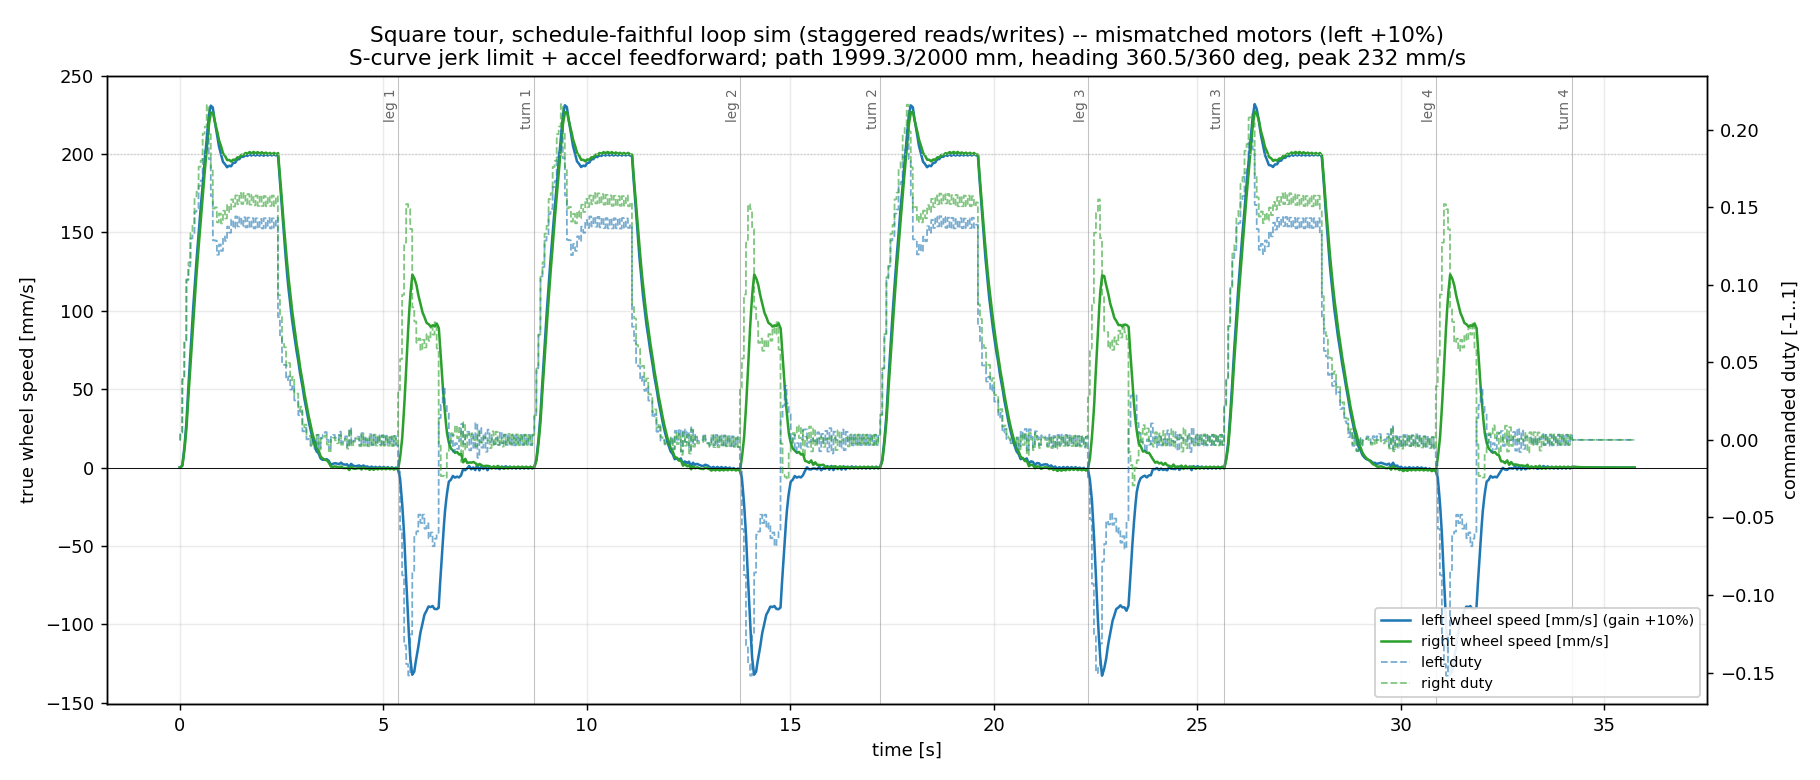

Python code for this plot:
#!/usr/bin/env python3
"""square_tour_sim.py -- run a SQUARE TOUR (4 x 500 mm legs, 4 x 90 deg
turns) through the REAL Motion::Planner (libmotionplanner via ctypes)
against a simulated pair of mismatched motors: the LEFT motor responds 10%
FASTER than the right to the same duty.

The sim MIRRORS THE REAL LOOP SCHEDULE (stakeholder 2026-07-26), not an
idealized lockstep: within each 50 ms cycle the plant runs continuously
(1 ms substeps) while the loop's events land at their real offsets --

    t+ 0 ms   select L
    t+ 4 ms   collect L   -> left sample taken NOW (sampleTime = t+4)
    t+ 8 ms   clear
    t+12 ms   collect R   -> right sample taken NOW (sampleTime = t+12)
    t+13 ms   planner tick (sense->estimate->plan->PID), cycleStart = t
    t+14 ms   duty write L takes effect (brick slew applies per write)
    t+18 ms   duty write R takes effect
    t+50 ms   next cycle

so the encoders are genuinely read at DIFFERENT times (8 ms L/R skew,
carried in each sample's own sampleTime -- the planner's per-wheel ZOH
estimation must and does absorb it), and the two duty writes land at
different times too. Smoothing: jerk-limited S-curve profile (jerkMax /
yawJerkMax) + acceleration feedforward (velKaff = tau * kff) so ramp
corners carry no whiplash and no integral-windup overshoot.

Produces a dual-axis plot: true wheel speeds vs time (left axis) and
commanded duty per wheel (right axis).

    uv run python src/motion/planner/bench/square_tour_sim.py
"""

import ctypes
import math
import sys
from pathlib import Path

sys.path.insert(0, str(Path(__file__).resolve().parent.parent / "py"))
from planner_harness import (  # noqa: E402
    KIND_ANGLE, KIND_DISTANCE, VELOCITY_TWIST, Move, PlannerLimits,
    RobotState, TickResult, loadLibrary)

CYCLE = 50           # [ms] loop period
SUBSTEP = 0.001      # [s] plant integration substep
TRACK = 128.0        # [mm]
TAU = 0.23           # [s] measured plant time constant
SLEW = 0.25          # [duty/write] brick write slew cap
QUANTUM = 0.0716     # [mm] encoder position quantum
VEL_NOISE = 15.0     # [mm/s] reported-velocity zig-zag amplitude

# The stakeholder's asymmetry: same duty, left runs 10% faster.
GAIN_RIGHT = 1300.0            # [mm/s per duty]
GAIN_LEFT = GAIN_RIGHT * 1.10  # [mm/s per duty] +10%
GAIN_NOMINAL = 0.5 * (GAIN_LEFT + GAIN_RIGHT)

# Schedule offsets within the cycle. [ms]
T_COLLECT_L = 4
T_COLLECT_R = 12
T_TICK = 13
T_WRITE_L = 14
T_WRITE_R = 18

LEG = 500.0          # [mm]
CRUISE = 200.0       # [mm/s]
TURN = math.pi / 2   # [rad]
OMEGA = 1.5          # [rad/s]


class SimWheel:
    """Continuous first-order plant; duty changes land at write events."""

    def __init__(self, gain: float):
        self.gain = gain      # [mm/s per duty]
        self.applied = 0.0    # [duty] after per-write slew
        self.velocity = 0.0   # [mm/s] true
        self.position = 0.0   # [mm] true

    def write(self, dutyCommand: float) -> None:
        delta = dutyCommand - self.applied
        if delta > SLEW:
            self.applied += SLEW
        elif delta < -SLEW:
            self.applied -= SLEW
        else:
            self.applied = dutyCommand

    def substep(self, dt: float) -> None:
        self.velocity += (self.applied * self.gain - self.velocity) * (dt / TAU)
        self.position += self.velocity * dt


def tourLimits() -> PlannerLimits:
    limits = PlannerLimits()
    limits.vMax = 400.0
    limits.aMax = 300.0
    limits.aDecel = 250.0
    limits.omegaMax = 3.0
    limits.alphaMax = 6.0
    limits.alphaDecel = 5.0
    limits.trackWidth = TRACK
    limits.controlPeriod = float(CYCLE)
    limits.actuationDelay = 40.0  # [ms] sample age (~t+8 avg) to actuation midpoint
    limits.velocityFilterWeight = 0.35
    limits.otosStaleness = 200
    limits.headingOtosWeight = 0.0
    limits.requireSettle = True
    limits.settleWindow = 800.0
    limits.headingHoldGain = 2.0
    limits.velKff = 1.0 / GAIN_NOMINAL
    limits.velKp = 0.0009
    limits.velKi = 0.004
    limits.velIMax = 0.25
    limits.velIAccelGate = 50.0
    # Smoothing (this revision): accel feedforward from the measured tau,
    # jerk-limited S-curve ramps.
    limits.velKaff = TAU / GAIN_NOMINAL
    limits.jerkMax = 1500.0    # [mm/s^3] aMax reached in ~0.2 s
    limits.yawJerkMax = 30.0   # [rad/s^3] alphaMax reached in ~0.2 s
    return limits


def tourMoves() -> list[Move]:
    moves = []
    moveId = 1
    for _ in range(4):
        moves.append(Move(id=moveId, kind=KIND_DISTANCE, threshold=LEG,
                          timeout=30000.0, velocityKind=VELOCITY_TWIST,
                          v_x=CRUISE))
        moveId += 1
        moves.append(Move(id=moveId, kind=KIND_ANGLE, threshold=TURN,
                          timeout=30000.0, velocityKind=VELOCITY_TWIST,
                          omega=OMEGA))
        moveId += 1
    return moves


def main() -> None:
    lib = loadLibrary()
    limits = tourLimits()
    planner = lib.plannerCreate(ctypes.byref(limits))
    state = RobotState()
    result = TickResult()
    dutyLeft = ctypes.c_float()
    dutyRight = ctypes.c_float()
    left = SimWheel(GAIN_LEFT)
    right = SimWheel(GAIN_RIGHT)

    moves = tourMoves()
    nextMove = 0
    completions = []  # (t_s, moveId)

    log = dict(t=[], velLeft=[], velRight=[], dutyLeft=[], dutyRight=[])
    sampleParity = 0
    pendingDutyL = 0.0
    pendingDutyR = 0.0
    tourDoneAtCycle = None

    def takeSample(wheel, plant, sampleTime: int, parity: int) -> None:
        # Zero-mean PER WHEEL: alternate the sign by CYCLE, same for both
        # wheels (matches duty_plant.h). Keying it to a global per-sample
        # counter gave L permanently +noise and R permanently -noise -- a
        # constant bias that wound the PID integral and overdrove every
        # turn ~70% (found via the single-turn trace, 2026-07-26).
        wheel.position = round(plant.position / QUANTUM) * QUANTUM
        noise = VEL_NOISE if parity % 2 == 0 else -VEL_NOISE
        wheel.velocity = plant.velocity + noise
        wheel.sampleTime = sampleTime
        wheel.connected = True

    # Seed at-rest samples so the first tick has a basis.
    takeSample(state.wheelLeft, left, 0, 0)
    takeSample(state.wheelRight, right, 0, 1)

    maxCycles = 1200
    for cycle in range(maxCycles):
        t0 = cycle * CYCLE  # [ms] this cycle's start

        while nextMove < len(moves) and lib.plannerMove(
                planner, ctypes.byref(moves[nextMove]), False):
            nextMove += 1

        # Walk the cycle in 1 ms steps; fire schedule events at their
        # offsets; integrate the plant continuously in between.
        for offset in range(CYCLE):
            tMs = t0 + offset
            if offset == T_COLLECT_L:
                takeSample(state.wheelLeft, left, tMs, cycle)
            elif offset == T_COLLECT_R:
                takeSample(state.wheelRight, right, tMs, cycle)
            elif offset == T_TICK:
                state.time.cycleStart = t0
                lib.plannerTick(planner, ctypes.byref(state),
                                ctypes.byref(result))
                lib.plannerUpdate(planner, ctypes.byref(state))
                lib.plannerDuty(planner, ctypes.byref(dutyLeft),
                                ctypes.byref(dutyRight))
                pendingDutyL = dutyLeft.value
                pendingDutyR = dutyRight.value
                if result.completed:
                    completions.append((tMs / 1000.0, result.moveId))
            elif offset == T_WRITE_L:
                left.write(pendingDutyL)
            elif offset == T_WRITE_R:
                right.write(pendingDutyR)
            left.substep(SUBSTEP)
            right.substep(SUBSTEP)
            # Log at 1 ms resolution so the plot shows the true dynamics.
            log["t"].append(tMs / 1000.0)
            log["velLeft"].append(left.velocity)
            log["velRight"].append(right.velocity)
            log["dutyLeft"].append(pendingDutyL)
            log["dutyRight"].append(pendingDutyR)

        if len(completions) == len(moves) and tourDoneAtCycle is None:
            tourDoneAtCycle = cycle + 30  # drain tail for the plot
        if tourDoneAtCycle is not None and cycle >= tourDoneAtCycle:
            break

    path = 0.5 * (left.position + right.position)
    headingDeg = math.degrees((right.position - left.position) / TRACK)
    peak = max(max(log["velLeft"]), max(log["velRight"]))

    print(f"tour: {len(completions)}/{len(moves)} moves completed in "
          f"{log['t'][-1]:.1f} s")
    print(f"  total path {path:.1f} mm (target {4 * LEG:.0f}); "
          f"error {path - 4 * LEG:+.2f} mm")
    print(f"  final heading {headingDeg:.2f} deg (target 360); "
          f"error {headingDeg - 360.0:+.2f} deg")
    print(f"  peak wheel speed {peak:.1f} mm/s (cruise {CRUISE:.0f}; "
          f"overshoot {100.0 * (peak - CRUISE) / CRUISE:+.1f}%)")
    lib.plannerDestroy(planner)

    import matplotlib
    matplotlib.use("Agg")
    import matplotlib.pyplot as plt

    fig, axSpeed = plt.subplots(figsize=(14, 6))
    axDuty = axSpeed.twinx()

    axSpeed.plot(log["t"], log["velLeft"], color="#1f77b4", lw=1.4,
                 label="left wheel speed [mm/s] (gain +10%)")
    axSpeed.plot(log["t"], log["velRight"], color="#2ca02c", lw=1.4,
                 label="right wheel speed [mm/s]")
    axDuty.plot(log["t"], log["dutyLeft"], color="#1f77b4", lw=1.0,
                ls="--", alpha=0.6, label="left duty")
    axDuty.plot(log["t"], log["dutyRight"], color="#2ca02c", lw=1.0,
                ls="--", alpha=0.6, label="right duty")

    for tc, moveId in completions:
        axSpeed.axvline(tc, color="#888888", lw=0.6, alpha=0.5)
        kind = "leg" if moveId % 2 == 1 else "turn"
        axSpeed.annotate(f"{kind} {(moveId + 1) // 2}",
                         xy=(tc, 0.98), xycoords=("data", "axes fraction"),
                         fontsize=7.5, rotation=90, va="top", ha="right",
                         color="#666666")

    axSpeed.set_xlabel("time [s]")
    axSpeed.set_ylabel("true wheel speed [mm/s]")
    axDuty.set_ylabel("commanded duty [-1..1]")
    axSpeed.axhline(0.0, color="black", lw=0.5)
    axSpeed.axhline(CRUISE, color="#cccccc", lw=0.7, ls=":")
    axSpeed.set_title(
        f"Square tour, schedule-faithful loop sim (staggered reads/writes) "
        f"-- mismatched motors (left +10%)\n"
        f"S-curve jerk limit + accel feedforward; path {path:.1f}/"
        f"{4 * LEG:.0f} mm, heading {headingDeg:.1f}/360 deg, peak "
        f"{peak:.0f} mm/s")
    lines1, labels1 = axSpeed.get_legend_handles_labels()
    lines2, labels2 = axDuty.get_legend_handles_labels()
    axSpeed.legend(lines1 + lines2, labels1 + labels2, loc="lower right",
                   fontsize=8, framealpha=0.9)
    axSpeed.grid(True, alpha=0.25)
    fig.tight_layout()
    out = Path(__file__).parent / "square_tour_sim.png"
    fig.savefig(out, dpi=130)
    print(f"wrote {out}")


if __name__ == "__main__":
    main()
